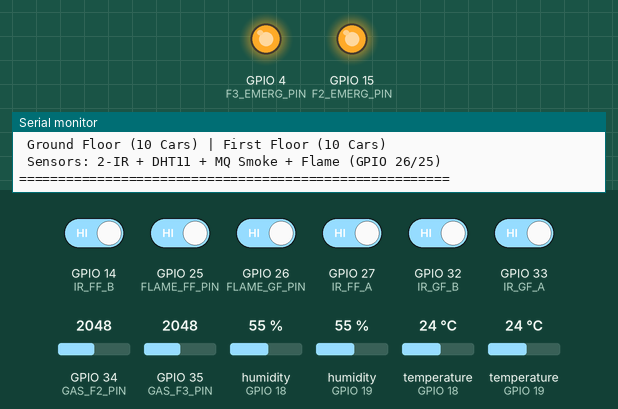
The sketch below on a simulated ESP32. Shown: output pins drawn as LEDs (lit = HIGH), the last lines printed to the serial monitor. The inputs (shaded band) are chosen by the test bench; at power-on: GPIO 14 (IR_FF_B), GPIO 25 (FLAME_FF_PIN), GPIO 26 (FLAME_GF_PIN), GPIO 27 (IR_FF_A), GPIO 32 (IR_GF_B), GPIO 33 (IR_GF_A) HIGH, GPIO 35 (GAS_F3_PIN) = 2048, GPIO 34 (GAS_F2_PIN) = 2048, humidity (sensors on GPIO 18, GPIO 19) 55 %, temperature (sensors on GPIO 18, GPIO 19) 24 °C.

Above: at 1.2 s.
1.3 s: GPIO 25 (FLAME_FF_PIN) driven LOW
At 2.8 s:
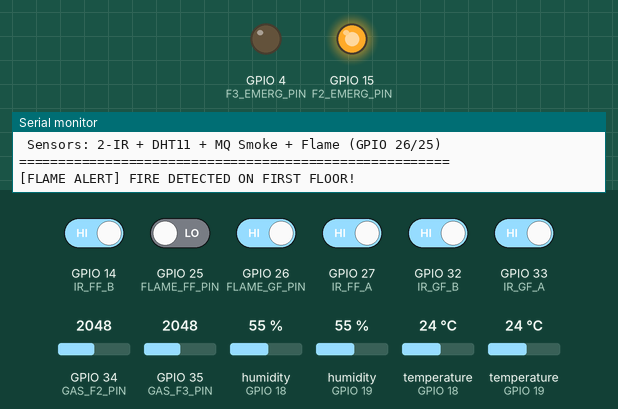
3.1 s: GPIO 26 (FLAME_GF_PIN) driven LOW
At 4.2 s:
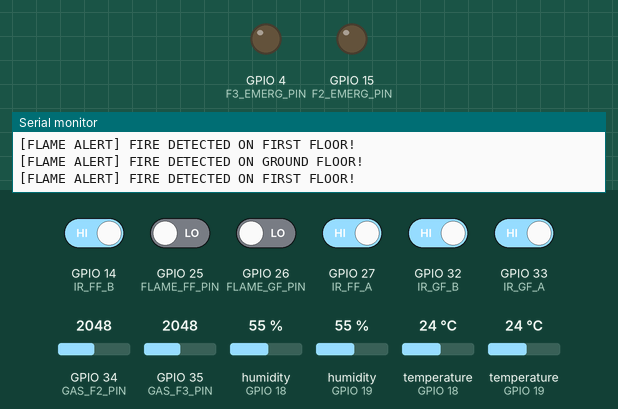
4.9 s: GPIO 25 (FLAME_FF_PIN) driven HIGH
At 7.4 s:
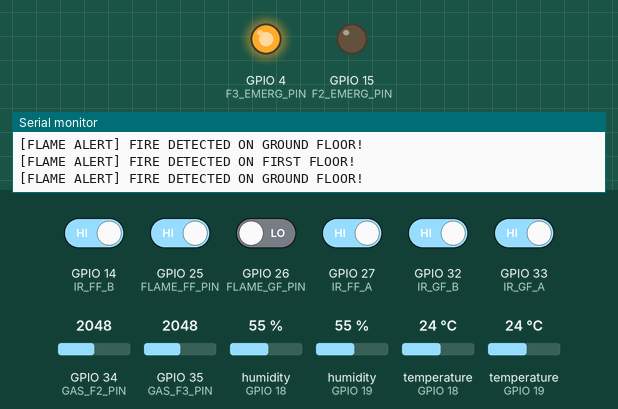
9.0 s: GPIO 26 (FLAME_GF_PIN) driven HIGH
At 9.8 s:
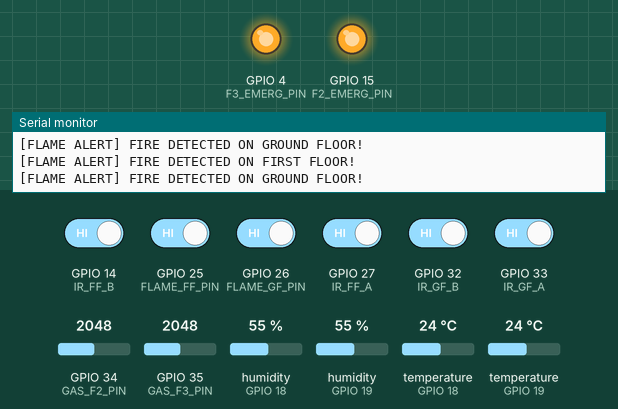
10.5 s: GPIO 35 (GAS_F3_PIN) set to 2425
12.0 s: GPIO 35 (GAS_F3_PIN) set to 2511
At 13.2 s:
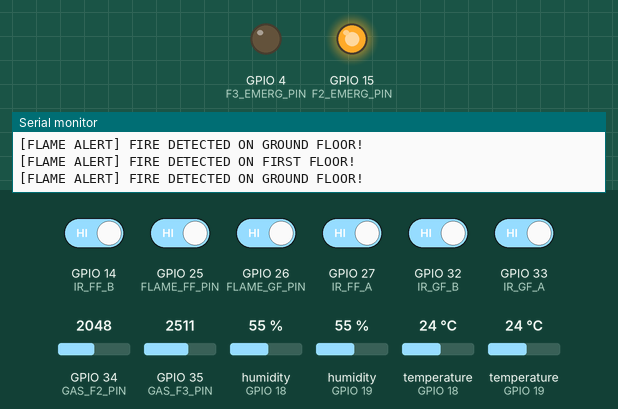
Timing chart, 0 to 14.5 s (numbered marks = the images above; inputs shaded):
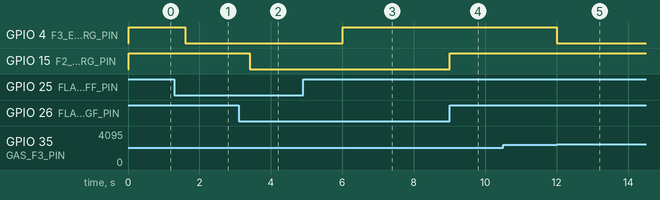

The sketch:

SMAERT_GARAGE_ESP32_SLAVE.ino
```cpp
/*
 * ======================================================================================
 *  BOARD 2      : ESP32 SLAVE (Ground & First Floor: 2-IR, DHT11, Smoke, Flame & Fans)
 *  PROJECT NAME : Smart Industrial Garage (Trucks Yard on Master | Ground & First Floor on Slave)
 *  ARCHITECTURE : Pure Real-Time Sensor & Actuator Node (Communicates with Master via UART2)
 * ======================================================================================
 */

#include <DHT.h>

// ======================================================================================
// 1. UART2 Configuration (Link to Master ESP32: RX2 = GPIO 16 | TX2 = GPIO 17)
// ======================================================================================
#define UART_RX_PIN 16
#define UART_TX_PIN 17
String uartRxBuffer = "";

// ======================================================================================
// 2. Slave Hardware Pinout Configuration (Single-Lane 2-IR Sequence Counting)
//    IR_A = Outer sensor (outside/approach side of the floor lane)
//    IR_B = Inner sensor (inside/floor side of the floor lane)
//    Sequence: A -> B = ENTER (+1) | B -> A = EXIT (-1)
// ======================================================================================
// --- A) Ground Floor & First Floor Bi-Directional IR Sensor Pairs (Active LOW) ---
#define IR_GF_A     33  // Ground Floor Outer IR (A) - Max 10 Cars
#define IR_GF_B     32  // Ground Floor Inner IR (B)
#define IR_FF_A     27  // First Floor Outer IR (A) - Max 10 Cars
#define IR_FF_B     14  // First Floor Inner IR (B)

// --- B) Flame Sensors (Ground Floor & First Floor - Digital DO, Active LOW) ---
#define FLAME_GF_PIN 26 // Ground Floor Flame Sensor (DO)
#define FLAME_FF_PIN 25 // First Floor Flame Sensor (DO)

// --- C) Gas & Smoke Sensors (Ground Floor & First Floor - ADC1) ---
#define GAS_F2_PIN  34  // Ground Floor Smoke/Gas Sensor (AO)
#define GAS_F3_PIN  35  // First Floor Smoke/Gas Sensor (AO)

// --- D) Temperature & Humidity Sensors (Ground Floor & First Floor - DHT11) ---
#define DHTTYPE     DHT11
#define DHT_F2_PIN  18  // Ground Floor DHT11
#define DHT_F3_PIN  19  // First Floor DHT11
DHT dht2(DHT_F2_PIN, DHTTYPE);
DHT dht3(DHT_F3_PIN, DHTTYPE);

// --- E) Emergency Exhaust Fan Relays ---
// Most 5V optocoupler relay modules are Active-LOW (LOW = Fan ON, HIGH = Fan OFF).
// If you use Active-HIGH relays or MOSFETs, swap LOW and HIGH below.
#define RELAY_ON     LOW
#define RELAY_OFF    HIGH
#define F2_EMERG_PIN 15 // Ground Floor Exhaust Fan & Local Alarm Relay
#define F3_EMERG_PIN 4  // First Floor Exhaust Fan & Local Alarm Relay

// ======================================================================================
// 3. Bi-Directional Single-Lane IR State Machine
// ======================================================================================
enum LaneState {
  LANE_IDLE = 0,
  LANE_A_FIRST,      // Outer IR triggered first -> waiting for Inner IR (ENTER)
  LANE_B_FIRST,      // Inner IR triggered first -> waiting for Outer IR (EXIT)
  LANE_WAIT_CLEAR    // Wait until both sensors are unblocked before next vehicle
};

struct BiDirCounter {
  int pinOuter;      // IR_A
  int pinInner;      // IR_B
  int maxCap;
  int count;
  LaneState state;
  unsigned long stateTime;
  const char* zoneName;
};

BiDirCounter groundCounter = { IR_GF_A, IR_GF_B, 10, 0, LANE_IDLE, 0, "Ground Floor" };
BiDirCounter firstCounter  = { IR_FF_A, IR_FF_B, 10, 0, LANE_IDLE, 0, "First Floor"  };

const unsigned long LANE_TIMEOUT_MS = 4000; // Reset if vehicle reverses without completing pass
const unsigned long LANE_CLEAR_MS   = 300;  // Clear gap between consecutive vehicles

// ======================================================================================
// 4. Environmental State Variables & Safety Thresholds
// ======================================================================================
float t2 = 26.5, t3 = 28.0; // Temperature (°C)
float h2 = 50.0, h3 = 50.0; // Humidity (%)
int   s2 = 0,    s3 = 0;    // Smoke / Gas (%)
bool  fl2 = false, fl3 = false; // Flame detected (Active LOW sensor)
bool  f2_danger = false, f3_danger = false;

// Manual override flags received from Master ESP32 (Node-RED commands)
bool manual_f2_emerg = false;
bool manual_f3_emerg = false;

// Timers & Flame Debounce (prevents EMI/servo noise from false-triggering relays)
unsigned long lastSensorRead = 0;
unsigned long lastUartSend   = 0;
unsigned long flame2LowSince = 0;
unsigned long flame3LowSince = 0;
const unsigned long FLAME_DEBOUNCE_MS = 300;
bool immediateUartSync       = false;

// Thresholds with Hysteresis (prevents relay chatter near threshold)
const float TEMP_THRESHOLD_ON   = 45.0; // °C
const float TEMP_THRESHOLD_OFF  = 42.0; // °C
const int   SMOKE_THRESHOLD_ON  = 60;   // %
const int   SMOKE_THRESHOLD_OFF = 55;   // %

// Helper: Averaged analog read for stable gas/smoke readings
int readGasPercent(int pin) {
  long sum = 0;
  const int samples = 8;
  for (int i = 0; i < samples; i++) {
    sum += analogRead(pin);
  }
  int avg = sum / samples;
  return constrain(map(avg, 0, 4095, 0, 100), 0, 100);
}

// ======================================================================================
// 5. Send Live Telemetry Packet to Master ESP32 via UART2
//    (Master manages Trucks Yard f1_cars; Slave reports Ground Floor F2 & First Floor F3)
// ======================================================================================
void sendTelemetryToMaster() {
  String packet = "F2=" + String(groundCounter.count) +
                  ",F3=" + String(firstCounter.count) +
                  ",T2=" + String(t2, 1) +
                  ",H2=" + String((int)h2) +
                  ",S2=" + String(s2) +
                  ",FL2=" + String(fl2 ? 1 : 0) +
                  ",D2=" + String(f2_danger ? 1 : 0) +
                  ",T3=" + String(t3, 1) +
                  ",H3=" + String((int)h3) +
                  ",S3=" + String(s3) +
                  ",FL3=" + String(fl3 ? 1 : 0) +
                  ",D3=" + String(f3_danger ? 1 : 0) + "\n";

  Serial2.print(packet);
}

// ======================================================================================
// 6. Receive Manual Override Commands from Master ESP32 via UART2
// ======================================================================================
void handleMasterCommands() {
  while (Serial2.available()) {
    char c = Serial2.read();
    if (c == '\n') {
      uartRxBuffer.trim();
      // Expected format: CMD:F2=1,F3=0
      if (uartRxBuffer.startsWith("CMD:")) {
        int f2Idx = uartRxBuffer.indexOf("F2=");
        int f3Idx = uartRxBuffer.indexOf("F3=");
        if (f2Idx != -1) manual_f2_emerg = (uartRxBuffer.substring(f2Idx + 3, f2Idx + 4).toInt() == 1);
        if (f3Idx != -1) manual_f3_emerg = (uartRxBuffer.substring(f3Idx + 3, f3Idx + 4).toInt() == 1);

        Serial.printf("[UART RX FROM MASTER] Manual Override -> GF_Fan:%d | FF_Fan:%d\n", manual_f2_emerg, manual_f3_emerg);
      }
      uartRxBuffer = "";
    } else if (uartRxBuffer.length() < 128) {
      uartRxBuffer += c;
    } else {
      uartRxBuffer = "";
    }
  }
}

// ======================================================================================
// 7. Sequence-Based Bi-Directional Counting (Single Lane, 2 IR Sensors per Floor)
// ======================================================================================
void updateBiDirCounter(BiDirCounter& c, unsigned long now) {
  bool aBlocked = (digitalRead(c.pinOuter) == LOW); // Active LOW
  bool bBlocked = (digitalRead(c.pinInner) == LOW); // Active LOW

  switch (c.state) {
    case LANE_IDLE:
      if (aBlocked && !bBlocked) {
        c.state = LANE_A_FIRST;
        c.stateTime = now;
      } else if (bBlocked && !aBlocked) {
        c.state = LANE_B_FIRST;
        c.stateTime = now;
      }
      break;

    case LANE_A_FIRST:
      if (bBlocked) {
        if (c.count < c.maxCap) {
          c.count++;
          immediateUartSync = true;
        }
        Serial.printf("[SLAVE COUNT] %s ENTER (A->B) -> %d/%d\n", c.zoneName, c.count, c.maxCap);
        c.state = LANE_WAIT_CLEAR;
        c.stateTime = now;
      } else if (now - c.stateTime > LANE_TIMEOUT_MS) {
        c.state = LANE_IDLE;
      }
      break;

    case LANE_B_FIRST:
      if (aBlocked) {
        if (c.count > 0) {
          c.count--;
          immediateUartSync = true;
        }
        Serial.printf("[SLAVE COUNT] %s EXIT  (B->A) -> %d/%d\n", c.zoneName, c.count, c.maxCap);
        c.state = LANE_WAIT_CLEAR;
        c.stateTime = now;
      } else if (now - c.stateTime > LANE_TIMEOUT_MS) {
        c.state = LANE_IDLE;
      }
      break;

    case LANE_WAIT_CLEAR:
      if (!aBlocked && !bBlocked) {
        if (now - c.stateTime >= LANE_CLEAR_MS) {
          c.state = LANE_IDLE;
        }
      } else {
        c.stateTime = now;
      }
      break;
  }
}

void handleFloorCounting() {
  unsigned long now = millis();
  updateBiDirCounter(groundCounter, now);
  updateBiDirCounter(firstCounter, now);
}

// ======================================================================================
// 8. Environmental Monitoring (Flame + DHT11 Temp/Humidity + MQ Gas) & Emergency Fans
// ======================================================================================
void handleSensorsAndFans() {
  // 1. Debounced Flame Sensor polling (Active LOW, must hold LOW for 300ms to ignore servo EMI)
  unsigned long now = millis();
  bool prev_fl2 = fl2, prev_fl3 = fl3;

  if (digitalRead(FLAME_GF_PIN) == LOW) {
    if (flame2LowSince == 0) flame2LowSince = now;
    if (now - flame2LowSince >= FLAME_DEBOUNCE_MS) fl2 = true;
  } else {
    flame2LowSince = 0;
    fl2 = false;
  }

  if (digitalRead(FLAME_FF_PIN) == LOW) {
    if (flame3LowSince == 0) flame3LowSince = now;
    if (now - flame3LowSince >= FLAME_DEBOUNCE_MS) fl3 = true;
  } else {
    flame3LowSince = 0;
    fl3 = false;
  }

  if (fl2) f2_danger = true;
  if (fl3) f3_danger = true;

  if (fl2 != prev_fl2 || fl3 != prev_fl3) {
    if (fl2) Serial.println("[FLAME ALERT] FIRE DETECTED ON GROUND FLOOR!");
    if (fl3) Serial.println("[FLAME ALERT] FIRE DETECTED ON FIRST FLOOR!");
    immediateUartSync = true;
  }

  // 2. Drive exhaust fan relays immediately (Active-LOW relay logic)
  digitalWrite(F2_EMERG_PIN, (f2_danger || manual_f2_emerg) ? RELAY_ON : RELAY_OFF);
  digitalWrite(F3_EMERG_PIN, (f3_danger || manual_f3_emerg) ? RELAY_ON : RELAY_OFF);

  if (millis() - lastSensorRead < 1500) return;
  lastSensorRead = millis();

  // 3. Keep last valid readings on transient DHT11 read errors
  float read_t2 = dht2.readTemperature();
  float read_h2 = dht2.readHumidity();
  if (!isnan(read_t2)) t2 = read_t2;
  else Serial.println("[WARN] DHT11 Ground Floor temp read failed, keeping last valid.");
  if (!isnan(read_h2)) h2 = read_h2;

  float read_t3 = dht3.readTemperature();
  float read_h3 = dht3.readHumidity();
  if (!isnan(read_t3)) t3 = read_t3;
  else Serial.println("[WARN] DHT11 First Floor temp read failed, keeping last valid.");
  if (!isnan(read_h3)) h3 = read_h3;

  s2 = readGasPercent(GAS_F2_PIN);
  s3 = readGasPercent(GAS_F3_PIN);

  bool prev_d2 = f2_danger, prev_d3 = f3_danger;

  // Hysteresis logic for Ground Floor (Flame overrides immediately)
  if (!f2_danger) {
    if (fl2 || t2 >= TEMP_THRESHOLD_ON || s2 >= SMOKE_THRESHOLD_ON) f2_danger = true;
  } else {
    if (!fl2 && t2 < TEMP_THRESHOLD_OFF && s2 < SMOKE_THRESHOLD_OFF) f2_danger = false;
  }

  // Hysteresis logic for First Floor (Flame overrides immediately)
  if (!f3_danger) {
    if (fl3 || t3 >= TEMP_THRESHOLD_ON || s3 >= SMOKE_THRESHOLD_ON) f3_danger = true;
  } else {
    if (!fl3 && t3 < TEMP_THRESHOLD_OFF && s3 < SMOKE_THRESHOLD_OFF) f3_danger = false;
  }

  // Trigger instant UART update if hazard state changes
  if (f2_danger != prev_d2 || f3_danger != prev_d3) {
    immediateUartSync = true;
  }
}

// ======================================================================================
// 9. Slave System Initialization (Setup)
// ======================================================================================
void setup() {
  Serial.begin(115200);
  Serial2.begin(115200, SERIAL_8N1, UART_RX_PIN, UART_TX_PIN);

  Serial.println("\n=======================================================");
  Serial.println(" SMART GARAGE SLAVE ESP32 - Ground & First Floor Node");
  Serial.println(" Ground Floor (10 Cars) | First Floor (10 Cars)");
  Serial.println(" Sensors: 2-IR + DHT11 + MQ Smoke + Flame (GPIO 26/25)");
  Serial.println("=======================================================");

  dht2.begin();
  dht3.begin();

  pinMode(IR_GF_A, INPUT_PULLUP);      pinMode(IR_GF_B, INPUT_PULLUP);
  pinMode(IR_FF_A, INPUT_PULLUP);      pinMode(IR_FF_B, INPUT_PULLUP);
  pinMode(FLAME_GF_PIN, INPUT_PULLUP); pinMode(FLAME_FF_PIN, INPUT_PULLUP);

  pinMode(F2_EMERG_PIN, OUTPUT);
  pinMode(F3_EMERG_PIN, OUTPUT);
  digitalWrite(F2_EMERG_PIN, RELAY_OFF);
  digitalWrite(F3_EMERG_PIN, RELAY_OFF);
}

// ======================================================================================
// 10. Slave Main Real-Time Loop
// ======================================================================================
void loop() {
  handleMasterCommands(); // 1. Listen for fan override commands from Master
  handleFloorCounting();  // 2. Sequence-based 2-IR counting for Ground & First Floor
  handleSensorsAndFans(); // 3. Read Flame, DHT11 (Temp+Hum) & Gas sensors and trigger fans

  // 4. Send telemetry to Master every 400 ms OR immediately when a car passes / fire detected
  if (immediateUartSync || (millis() - lastUartSend >= 400)) {
    immediateUartSync = false;
    lastUartSend = millis();
    sendTelemetryToMaster();
  }
}
```

Measured:
- the behaviour switches between 2456 and 2457 on GPIO 35 (GAS_F3_PIN) (found by bisection; images 4 and 5)
- after the input at 1.3 s, GPIO 4 (F3_EMERG_PIN): HIGH → LOW after 0.30 s
- after the input at 3.1 s, GPIO 15 (F2_EMERG_PIN): HIGH → LOW after 0.30 s
- after the input at 4.9 s, GPIO 4 (F3_EMERG_PIN): LOW → HIGH after 1.1 s
- after the input at 9.0 s, GPIO 15 (F2_EMERG_PIN): LOW → HIGH at once
- after the input at 10.5 s, every drawn part: stays the same
- after the input at 12.0 s, GPIO 4 (F3_EMERG_PIN): HIGH → LOW at once
